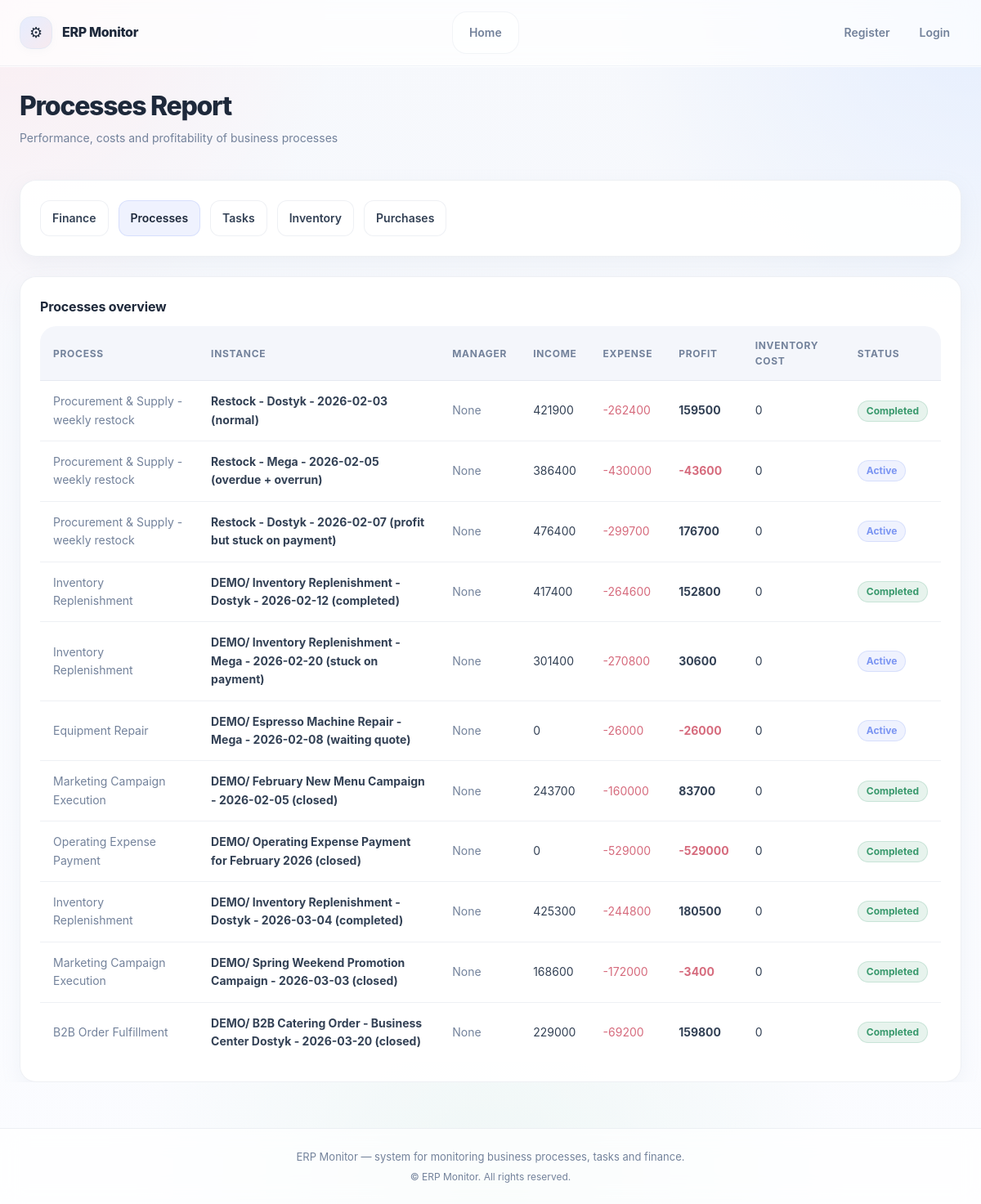
Before: /reports/processes/ with the older database file.
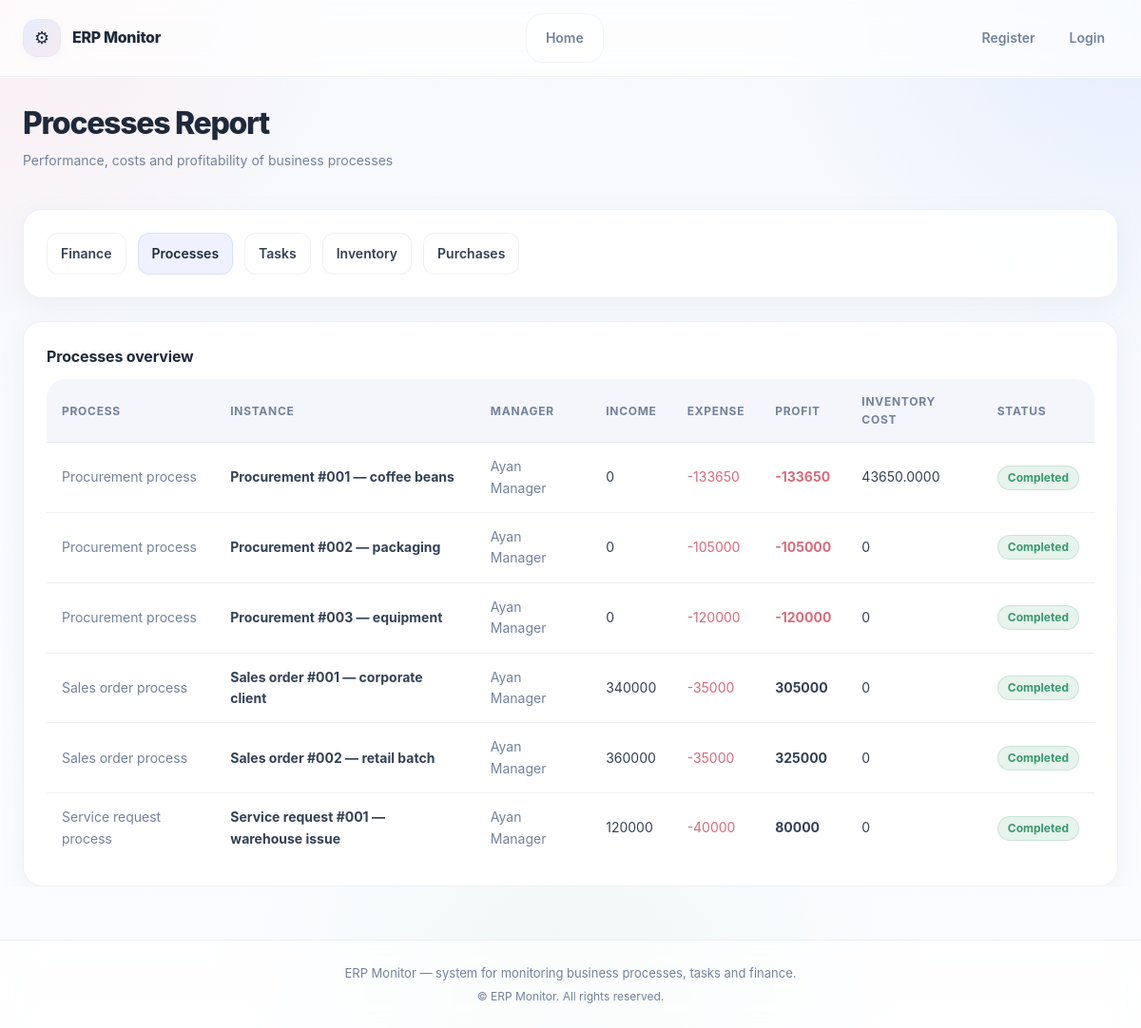
After: the same page with the newer database file.
### processes/models.py (models this page shows, shortened)
class ProcessInstance(models.Model):
    process = models.ForeignKey(
        Process,
        on_delete=models.CASCADE,
        related_name="instances",
    )
    name = models.CharField(max_length=255)
    manager = models.ForeignKey(
        "people.Employee",   # ← строка
        on_delete=models.SET_NULL,
        null=True,
        blank=True,
        related_name="managed_processes",
    )
    planned_budget = models.DecimalField(
        max_digits=14, decimal_places=2,
        null=True, blank=True
    )
    planned_end_date = models.DateField(
        null=True, blank=True
    )
    started_at = models.DateTimeField(auto_now_add=True)
    is_completed = models.BooleanField(default=False)
    current_stage = models.ForeignKey(
        "Stage",
        on_delete=models.SET_NULL,
        null=True,
        blank=True,
        related_name="current_instances",
    )
    branch = models.ForeignKey(
        Branch,
        on_delete=models.SET_NULL,
        null=True,
        blank=True,
        related_name="process_instances",
    )
    business_date = models.DateField(
        null=True,
        blank=True,
        verbose_name="Business date",
    )

class Process(models.Model):
    organization = models.ForeignKey(
        Organization,
        on_delete=models.CASCADE,
        related_name="processes",
    )
    name = models.CharField(max_length=255)
    description = models.TextField(blank=True)
    is_active = models.BooleanField(default=True)
    created_at = models.DateTimeField(auto_now_add=True)

### people/models.py (models this page shows)
class Employee(models.Model):
    STATUS_CHOICES = (
        ("ACTIVE", "Active"),
        ("INACTIVE", "Inactive"),
        ("FIRED", "Fired"),
    )
    user = models.OneToOneField(
        settings.AUTH_USER_MODEL,
        on_delete=models.CASCADE,
        related_name="employee",
    )
    full_name = models.CharField(max_length=255)
    position = models.CharField(max_length=100)
    hire_date = models.DateField(null=True, blank=True)
    status = models.CharField(
        max_length=10,
        choices=STATUS_CHOICES,
        default="ACTIVE",
    )
    department = models.ForeignKey(
        Department,
        on_delete=models.SET_NULL,
        null=True,
        blank=True,
        related_name="employees",
    )
    def __str__(self):
        return self.full_name

### reports/views.py (the view)
# urls.py: path("processes/", views.process_report, name="process_report"),
def process_report(request):
    processes = (
        ProcessInstance.objects
        .select_related("process", "manager")
        .all()
    )
    report = []
    for pi in processes:
        income = (
            Transaction.objects
            .filter(process_instance=pi, amount__gt=0)
            .aggregate(total=Sum("amount"))
            .get("total")
        ) or 0
        expense = (
            Transaction.objects
            .filter(process_instance=pi, amount__lt=0)
            .aggregate(total=Sum("amount"))
            .get("total")
        ) or 0
        inventory_cost = 0
        usages = InventoryUsage.objects.filter(
            task__process_instance=pi
        )
        for usage in usages:
            cost = usage.cost()
            if cost:
                inventory_cost += cost
        report.append({
            "process_instance": pi,
            "process": pi.process,
            "manager": pi.manager,
            "income": income,
            "expense": expense,
            "profit": income + expense,
            "inventory_cost": inventory_cost,
            "is_completed": pi.is_completed,
        })
    return render(
        request,
        "reports/processes.html",
        {"report": report},
    )

### inventory/models.py (called while the page is built)
    def cost(self):
        if self.item.cost_per_unit is None:
            return None
        return self.quantity * self.item.cost_per_unit

### templates/reports/processes.html (shortened to what this page needs)
{% extends "base.html" %}
{% block content %}
<div class="page-header fade-in">
    <h1 class="page-title">Processes Report</h1>
    <p class="page-subtitle">
        Performance, costs and profitability of business processes
    </p>
</div>
<section class="dashboard-section fade-in">
    <div class="card">
        <nav class="reports-nav">
            <a href="{% url 'finance_report' %}"
               class="reports-link {% if request.path == '/reports/finance/' %}active{% endif %}">
                Finance
            </a>
            <a href="{% url 'process_report' %}"
               class="reports-link {% if request.path == '/reports/processes/' %}active{% endif %}">
                Processes
            </a>
            <a href="{% url 'task_report' %}"
               class="reports-link {% if request.path == '/reports/tasks/' %}active{% endif %}">
                Tasks
            </a>
            <a href="{% url 'inventory_report' %}"
               class="reports-link {% if request.path == '/reports/inventory/' %}active{% endif %}">
                Inventory
            </a>
            <a href="{% url 'purchase_report' %}"
               class="reports-link {% if request.path == '/reports/purchases/' %}active{% endif %}">
                Purchases
            </a>
        </nav>
    </div>
</section>
<section class="dashboard-section fade-in">
    <div class="card">
        <div class="card-title">Processes overview</div>
        <table class="table">
            <thead>
                <tr>
                    <th>Process</th>
                    <th>Instance</th>
                    <th>Manager</th>
                    <th>Income</th>
                    <th>Expense</th>
                    <th>Profit</th>
                    <th>Inventory cost</th>
                    <th>Status</th>
                </tr>
            </thead>
            <tbody>
                {% for row in report %}
                <tr>
                    <td class="muted">{{ row.process.name }}</td>
                    <td>
                        <strong>{{ row.process_instance.name }}</strong>
                    </td>
                    <td class="muted">{{ row.manager }}</td>
                    <td>{{ row.income }}</td>
                    <td>
                        <span class="danger">{{ row.expense }}</span>
                    </td>
                    <td>
                        <strong class="{% if row.profit < 0 %}danger{% endif %}">
                            {{ row.profit }}
                        </strong>
                    </td>
                    <td>{{ row.inventory_cost }}</td>
                    <td>
                        {% if row.is_completed %}
                            <span class="badge success">Completed</span>
                        {% else %}
                            <span class="badge active">Active</span>
                        {% endif %}
                    </td>
                </tr>
                {% empty %}
                <tr>
                    <td colspan="8" class="muted">
                        No process data
                    </td>
                </tr>
                {% endfor %}
            </tbody>
        </table>
    </div>
</section>
{% endblock %}

Changed rows visible on the page:
removed ProcessInstance: process.name "Procurement & Supply - weekly restock", process_instance.name "Restock - Dostyk - 2026-02-03 (normal)", manager "None", income "421900", expense "-262400", profit "159500", inventory_cost "0", shows "Completed"
removed ProcessInstance: process.name "Procurement & Supply - weekly restock", process_instance.name "Restock - Mega - 2026-02-05 (overdue + overrun)", manager "None", income "386400", expense "-430000", profit "-43600", inventory_cost "0", shows "Active"
removed ProcessInstance: process.name "Procurement & Supply - weekly restock", process_instance.name "Restock - Dostyk - 2026-02-07 (profit but stuck on payment)", manager "None", income "476400", expense "-299700", profit "176700", inventory_cost "0", shows "Active"
removed ProcessInstance: process.name "Inventory Replenishment", process_instance.name "DEMO/ Inventory Replenishment - Dostyk - 2026-02-12 (completed)", manager "None", income "417400", expense "-264600", profit "152800", inventory_cost "0", shows "Completed"
removed ProcessInstance: process.name "Inventory Replenishment", process_instance.name "DEMO/ Inventory Replenishment - Mega - 2026-02-20 (stuck on payment)", manager "None", income "301400", expense "-270800", profit "30600", inventory_cost "0", shows "Active"
removed ProcessInstance: process.name "Equipment Repair", process_instance.name "DEMO/ Espresso Machine Repair - Mega - 2026-02-08 (waiting quote)", manager "None", income "0", expense "-26000", profit "-26000", inventory_cost "0", shows "Active"
removed ProcessInstance: process.name "Marketing Campaign Execution", process_instance.name "DEMO/ February New Menu Campaign - 2026-02-05 (closed)", manager "None", income "243700", expense "-160000", profit "83700", inventory_cost "0", shows "Completed"
removed ProcessInstance: process.name "Operating Expense Payment", process_instance.name "DEMO/ Operating Expense Payment for February 2026 (closed)", manager "None", income "0", expense "-529000", profit "-529000", inventory_cost "0", shows "Completed"
removed ProcessInstance: process.name "Inventory Replenishment", process_instance.name "DEMO/ Inventory Replenishment - Dostyk - 2026-03-04 (completed)", manager "None", income "425300", expense "-244800", profit "180500", inventory_cost "0", shows "Completed"
removed ProcessInstance: process.name "Marketing Campaign Execution", process_instance.name "DEMO/ Spring Weekend Promotion Campaign - 2026-03-03 (closed)", manager "None", income "168600", expense "-172000", profit "-3400", inventory_cost "0", shows "Completed"
removed ProcessInstance: process.name "B2B Order Fulfillment", process_instance.name "DEMO/ B2B Catering Order - Business Center Dostyk - 2026-03-20 (closed)", manager "None", income "229000", expense "-69200", profit "159800", inventory_cost "0", shows "Completed"
added ProcessInstance: process.name "Procurement process", process_instance.name "Procurement #001 — coffee beans", manager "Ayan Manager", income "0", expense "-133650", profit "-133650", inventory_cost "43650.0000", shows "Completed"
added ProcessInstance: process.name "Procurement process", process_instance.name "Procurement #002 — packaging", manager "Ayan Manager", income "0", expense "-105000", profit "-105000", inventory_cost "0", shows "Completed"
added ProcessInstance: process.name "Procurement process", process_instance.name "Procurement #003 — equipment", manager "Ayan Manager", income "0", expense "-120000", profit "-120000", inventory_cost "0", shows "Completed"
added ProcessInstance: process.name "Sales order process", process_instance.name "Sales order #001 — corporate client", manager "Ayan Manager", income "340000", expense "-35000", profit "305000", inventory_cost "0", shows "Completed"
added ProcessInstance: process.name "Sales order process", process_instance.name "Sales order #002 — retail batch", manager "Ayan Manager", income "360000", expense "-35000", profit "325000", inventory_cost "0", shows "Completed"
added ProcessInstance: process.name "Service request process", process_instance.name "Service request #001 — warehouse issue", manager "Ayan Manager", income "120000", expense "-40000", profit "80000", inventory_cost "0", shows "Completed"
